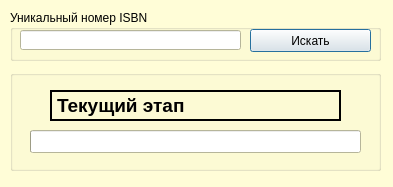
<?xml version="1.0" encoding="UTF-8"?>
<ui version="4.0">
 <class>form_BookWork</class>
 <widget class="QDialog" name="form_BookWork">
  <property name="geometry">
   <rect>
    <x>0</x>
    <y>0</y>
    <width>393</width>
    <height>187</height>
   </rect>
  </property>
  <property name="palette">
   <palette>
    <active>
     <colorrole role="Base">
      <brush brushstyle="SolidPattern">
       <color alpha="255">
        <red>255</red>
        <green>255</green>
        <blue>255</blue>
       </color>
      </brush>
     </colorrole>
     <colorrole role="Window">
      <brush brushstyle="SolidPattern">
       <color alpha="255">
        <red>255</red>
        <green>253</green>
        <blue>215</blue>
       </color>
      </brush>
     </colorrole>
    </active>
    <inactive>
     <colorrole role="Base">
      <brush brushstyle="SolidPattern">
       <color alpha="255">
        <red>255</red>
        <green>255</green>
        <blue>255</blue>
       </color>
      </brush>
     </colorrole>
     <colorrole role="Window">
      <brush brushstyle="SolidPattern">
       <color alpha="255">
        <red>255</red>
        <green>253</green>
        <blue>215</blue>
       </color>
      </brush>
     </colorrole>
    </inactive>
    <disabled>
     <colorrole role="Base">
      <brush brushstyle="SolidPattern">
       <color alpha="255">
        <red>255</red>
        <green>253</green>
        <blue>215</blue>
       </color>
      </brush>
     </colorrole>
     <colorrole role="Window">
      <brush brushstyle="SolidPattern">
       <color alpha="255">
        <red>255</red>
        <green>253</green>
        <blue>215</blue>
       </color>
      </brush>
     </colorrole>
    </disabled>
   </palette>
  </property>
  <property name="windowTitle">
   <string>form_BookWork</string>
  </property>
  <widget class="QGroupBox" name="gbISBN">
   <property name="geometry">
    <rect>
     <x>10</x>
     <y>10</y>
     <width>371</width>
     <height>51</height>
    </rect>
   </property>
   <property name="title">
    <string>Уникальный номер ISBN</string>
   </property>
   <widget class="QLineEdit" name="leISBN">
    <property name="geometry">
     <rect>
      <x>10</x>
      <y>20</y>
      <width>221</width>
      <height>20</height>
     </rect>
    </property>
   </widget>
   <widget class="QPushButton" name="pbSearchByISBN">
    <property name="geometry">
     <rect>
      <x>240</x>
      <y>19</y>
      <width>121</width>
      <height>23</height>
     </rect>
    </property>
    <property name="text">
     <string>Искать</string>
    </property>
   </widget>
  </widget>
  <widget class="QGroupBox" name="gbSearchInProgress">
   <property name="geometry">
    <rect>
     <x>10</x>
     <y>70</y>
     <width>371</width>
     <height>101</height>
    </rect>
   </property>
   <property name="title">
    <string/>
   </property>
   <widget class="QProgressBar" name="pbCurrentStage">
    <property name="enabled">
     <bool>true</bool>
    </property>
    <property name="geometry">
     <rect>
      <x>20</x>
      <y>60</y>
      <width>331</width>
      <height>23</height>
     </rect>
    </property>
    <property name="value">
     <number>0</number>
    </property>
    <property name="textVisible">
     <bool>false</bool>
    </property>
   </widget>
   <widget class="QLabel" name="lblCurrentStage">
    <property name="geometry">
     <rect>
      <x>40</x>
      <y>20</y>
      <width>291</width>
      <height>31</height>
     </rect>
    </property>
    <property name="font">
     <font>
      <pointsize>14</pointsize>
      <weight>75</weight>
      <bold>true</bold>
     </font>
    </property>
    <property name="frameShape">
     <enum>QFrame::WinPanel</enum>
    </property>
    <property name="frameShadow">
     <enum>QFrame::Plain</enum>
    </property>
    <property name="text">
     <string>Текущий этап</string>
    </property>
    <property name="textFormat">
     <enum>Qt::PlainText</enum>
    </property>
    <property name="scaledContents">
     <bool>true</bool>
    </property>
    <property name="wordWrap">
     <bool>false</bool>
    </property>
    <property name="margin">
     <number>0</number>
    </property>
   </widget>
  </widget>
 </widget>
 <resources/>
 <connections/>
</ui>
